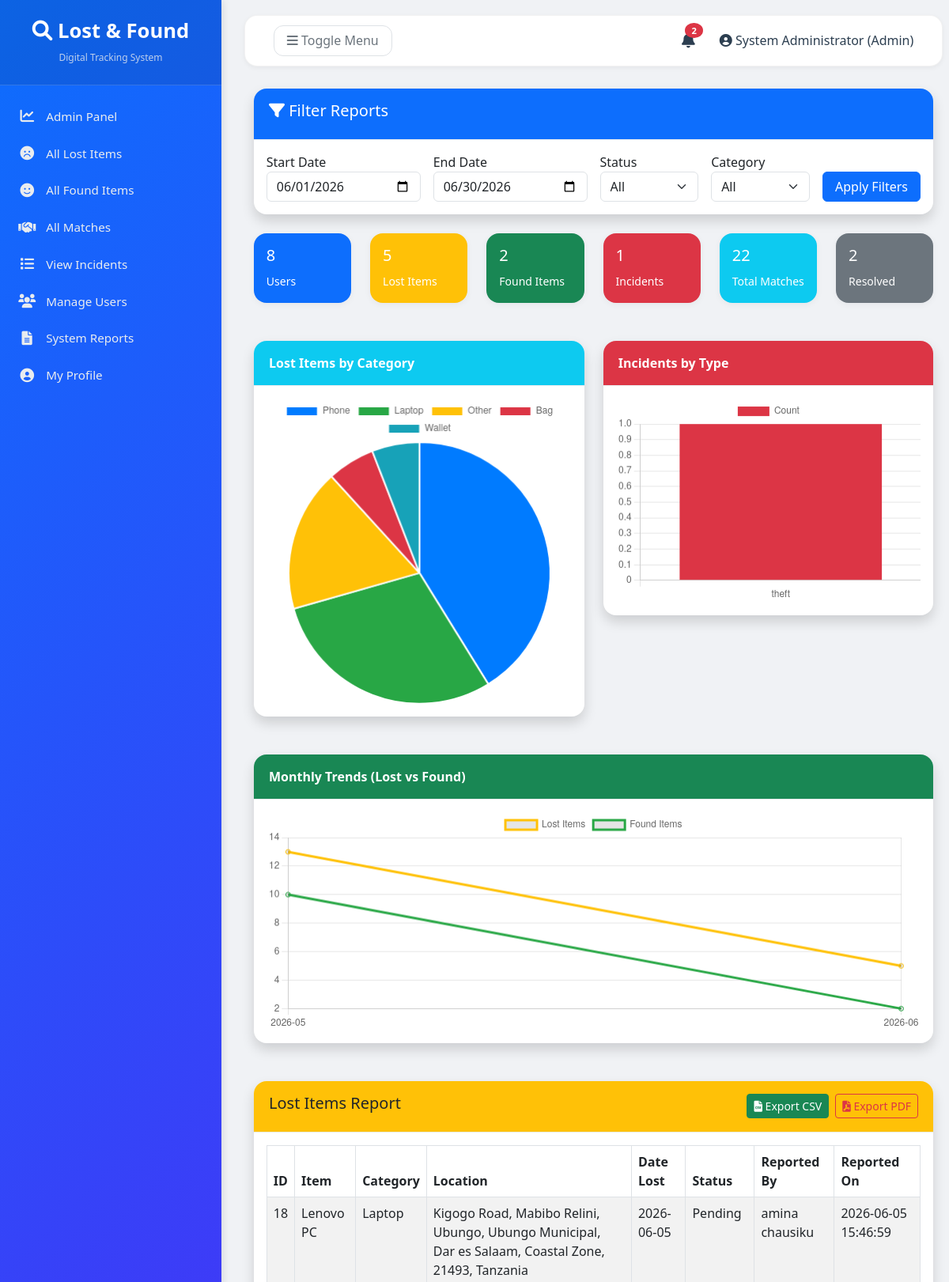
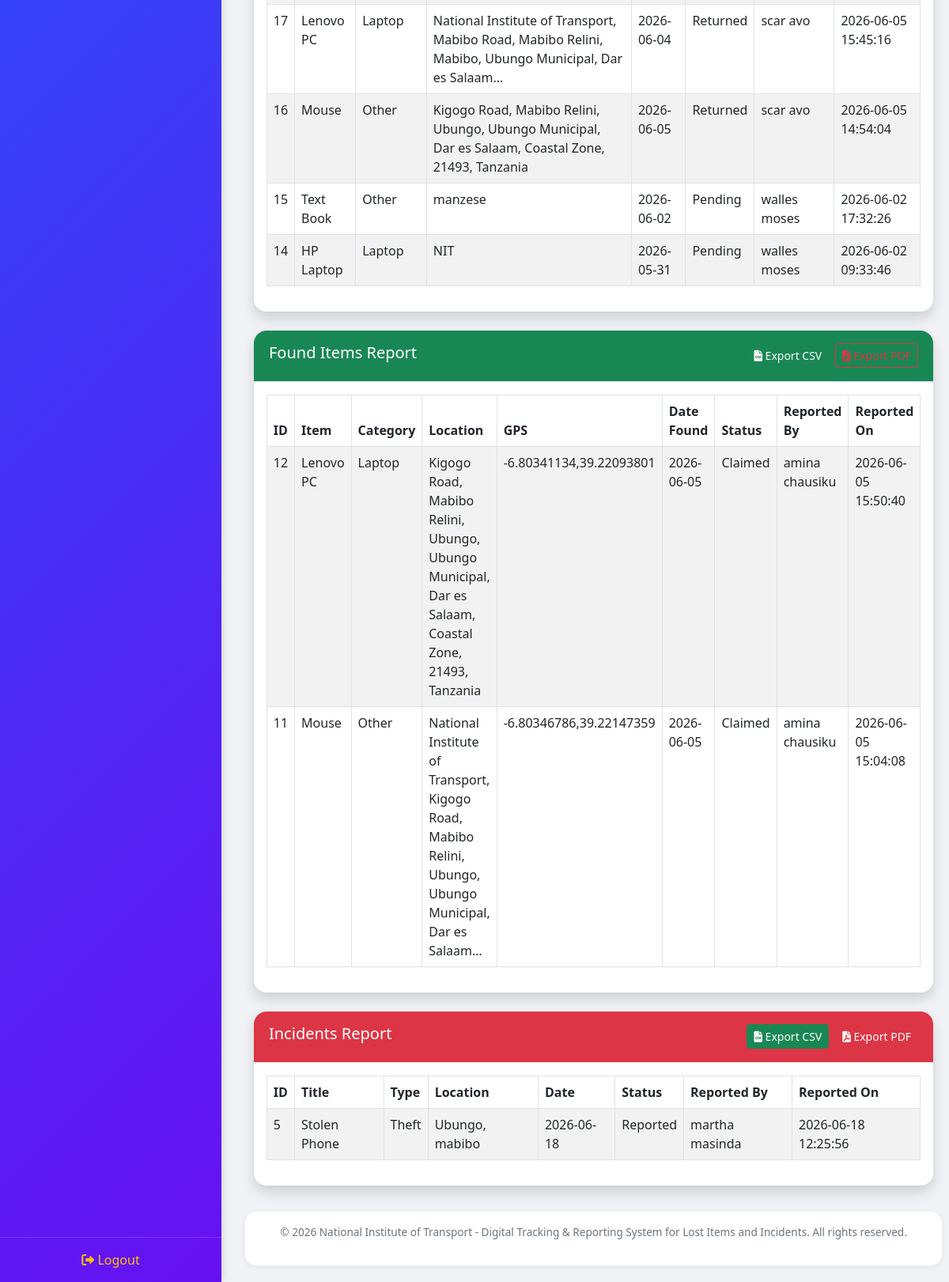
The app's page /index.php?page=admin/reports (signed in) with its own data (2 pictures, top to bottom).
### tables this page shows
CREATE TABLE `lost_items` (
  `id` int(11) NOT NULL,
  `user_id` int(11) NOT NULL,
  `item_name` varchar(100) NOT NULL,
  `description` text DEFAULT NULL,
  `category` varchar(50) DEFAULT NULL,
  `lost_location` varchar(200) NOT NULL,
  `gps_latitude` decimal(10,8) DEFAULT NULL,
  `gps_longitude` decimal(11,8) DEFAULT NULL,
  `lost_date` date NOT NULL,
  `image_path` varchar(255) DEFAULT NULL,
  `status` enum('pending','returned','cancelled') DEFAULT 'pending',
  `created_at` timestamp NOT NULL DEFAULT current_timestamp()
);

CREATE TABLE `users` (
  `id` int(11) NOT NULL,
  `fullname` varchar(100) NOT NULL,
  `email` varchar(100) NOT NULL,
  `password` varchar(255) NOT NULL,
  `phone` varchar(20) DEFAULT NULL,
  `role` enum('student','staff','admin') DEFAULT 'student',
  `created_at` timestamp NOT NULL DEFAULT current_timestamp(),
  `updated_at` timestamp NOT NULL DEFAULT current_timestamp() ON UPDATE current_timestamp()
);

CREATE TABLE `found_items` (
  `id` int(11) NOT NULL,
  `user_id` int(11) NOT NULL,
  `item_name` varchar(100) NOT NULL,
  `description` text DEFAULT NULL,
  `category` varchar(50) DEFAULT NULL,
  `found_location` varchar(200) NOT NULL,
  `gps_latitude` decimal(10,8) DEFAULT NULL,
  `gps_longitude` decimal(11,8) DEFAULT NULL,
  `found_date` date NOT NULL,
  `image_path` varchar(255) DEFAULT NULL,
  `status` enum('pending','claimed','resolved') DEFAULT 'pending',
  `created_at` timestamp NOT NULL DEFAULT current_timestamp()
);

CREATE TABLE `incidents` (
  `id` int(11) NOT NULL,
  `user_id` int(11) NOT NULL,
  `title` varchar(150) NOT NULL,
  `description` text NOT NULL,
  `incident_type` enum('theft','safety','misconduct','other') DEFAULT 'other',
  `location` varchar(200) NOT NULL,
  `incident_date` date NOT NULL,
  `status` enum('reported','investigating','resolved','closed') DEFAULT 'reported',
  `resolution_notes` text DEFAULT NULL,
  `created_at` timestamp NOT NULL DEFAULT current_timestamp(),
  `updated_at` timestamp NOT NULL DEFAULT current_timestamp() ON UPDATE current_timestamp()
);

### views/admin/reports.php (the view, shortened to what the rows shown need)
<?php
require_once __DIR__ . '/../layouts/header.php';
$startDate = $_GET['start_date'] ?? date('Y-m-01');
$endDate = $_GET['end_date'] ?? date('Y-m-t');
$dateCondition = "DATE(created_at) BETWEEN '$startDate' AND '$endDate'";
$stmt = $pdo->query("
    SELECT category, COUNT(*) as count FROM lost_items
    WHERE category IS NOT NULL AND category != ''
    GROUP BY category ORDER BY count DESC LIMIT 5
");
$lostCategories = $stmt->fetchAll();
$stmt = $pdo->query("
    SELECT incident_type, COUNT(*) as count FROM incidents
    WHERE $dateCondition
    GROUP BY incident_type
");
$incidentTypes = $stmt->fetchAll();
$stmt = $pdo->query("
    SELECT DATE_FORMAT(created_at, '%Y-%m') as month,
           COUNT(*) as lost_count
    FROM lost_items
    WHERE created_at >= DATE_SUB(NOW(), INTERVAL 6 MONTH)
    GROUP BY month ORDER BY month ASC
");
$monthlyLost = $stmt->fetchAll();
$stmt = $pdo->query("
    SELECT DATE_FORMAT(created_at, '%Y-%m') as month,
           COUNT(*) as found_count
    FROM found_items
    WHERE created_at >= DATE_SUB(NOW(), INTERVAL 6 MONTH)
    GROUP BY month ORDER BY month ASC
");
$monthlyFound = $stmt->fetchAll();
$lostQuery = "SELECT l.*, u.fullname FROM lost_items l
              JOIN users u ON l.user_id = u.id
              WHERE DATE(l.created_at) BETWEEN '$startDate' AND '$endDate'";
$lostQuery .= " ORDER BY l.created_at DESC LIMIT 100";
$lostItems = $pdo->query($lostQuery)->fetchAll();
$foundQuery = "SELECT f.*, u.fullname FROM found_items f
               JOIN users u ON f.user_id = u.id
               WHERE DATE(f.created_at) BETWEEN '$startDate' AND '$endDate'";
$foundQuery .= " ORDER BY f.created_at DESC LIMIT 100";
$foundItems = $pdo->query($foundQuery)->fetchAll();
$incidentQuery = "SELECT i.*, u.fullname FROM incidents i
                  JOIN users u ON i.user_id = u.id
                  WHERE DATE(i.created_at) BETWEEN '$startDate' AND '$endDate'";
$incidentQuery .= " ORDER BY i.created_at DESC LIMIT 100";
$incidents = $pdo->query($incidentQuery)->fetchAll();
?>
<div class="container-fluid">
    <div class="card shadow mb-4">
        <div class="card-body table-responsive">
            <table class="table table-bordered table-striped" id="lostItemsTable">
                <thead>
                    <tr>
                        <th>ID</th>
                        <th>Item</th>
                        <th>Category</th>
                        <th>Location</th>
                        <th>Date Lost</th>
                        <th>Status</th>
                        <th>Reported By</th>
                        <th>Reported On</th>
                    </tr>
                </thead>
                <tbody>
                    <?php foreach ($lostItems as $item): ?>
                        <tr>
                            <td><?= $item['id'] ?></td>
                            <td><?= htmlspecialchars($item['item_name']) ?></td>
                            <td><?= htmlspecialchars($item['category']) ?></td>
                            <td><?= htmlspecialchars($item['lost_location']) ?></td>
                            <td><?= $item['lost_date'] ?></td>
                            <td><?= ucfirst($item['status']) ?></td>
                            <td><?= htmlspecialchars($item['fullname']) ?></td>
                            <td><?= $item['created_at'] ?></td>
                        </tr>
                    <?php endforeach; ?>
                </tbody>
            </table>
        </div>
    </div>
    <div class="card shadow mb-4">
        <div class="card-body table-responsive">
            <table class="table table-bordered table-striped" id="foundItemsTable">
                <thead>
                    <tr>
                        <th>ID</th>
                        <th>Item</th>
                        <th>Category</th>
                        <th>Location</th>
                        <th>GPS</th>
                        <th>Date Found</th>
                        <th>Status</th>
                        <th>Reported By</th>
                        <th>Reported On</th>
                    </tr>
                </thead>
                <tbody>
                    <?php foreach ($foundItems as $item): ?>
                        <tr>
                            <td><?= $item['id'] ?></td>
                            <td><?= htmlspecialchars($item['item_name']) ?></td>
                            <td><?= htmlspecialchars($item['category']) ?></td>
                            <td><?= htmlspecialchars($item['found_location']) ?></td>
                            <td><?= $item['gps_latitude'] ? $item['gps_latitude'] . ',' . $item['gps_longitude'] : 'N/A' ?>
                            </td>
                            <td><?= $item['found_date'] ?></td>
                            <td><?= ucfirst($item['status']) ?></td>
                            <td><?= htmlspecialchars($item['fullname']) ?></td>
                            <td><?= $item['created_at'] ?></td>
                        </tr>
                    <?php endforeach; ?>
                </tbody>
            </table>
        </div>
    </div>
    <div class="card shadow mb-4">
        <div class="card-body table-responsive">
            <table class="table table-bordered table-striped" id="incidentsTable">
                <thead>
                    <tr>
                        <th>ID</th>
                        <th>Title</th>
                        <th>Type</th>
                        <th>Location</th>
                        <th>Date</th>
                        <th>Status</th>
                        <th>Reported By</th>
                        <th>Reported On</th>
                    </tr>
                </thead>
                <tbody>
                    <?php foreach ($incidents as $inc): ?>
                        <tr>
                            <td><?= $inc['id'] ?></td>
                            <td><?= htmlspecialchars($inc['title']) ?></td>
                            <td><?= ucfirst($inc['incident_type']) ?></td>
                            <td><?= htmlspecialchars($inc['location']) ?></td>
                            <td><?= $inc['incident_date'] ?></td>
                            <td><?= ucfirst($inc['status']) ?></td>
                            <td><?= htmlspecialchars($inc['fullname']) ?></td>
                            <td><?= $inc['created_at'] ?></td>
                        </tr>
                    <?php endforeach; ?>
                </tbody>
            </table>
        </div>
    </div>
</div>
<script>
    // Lost category chart
    new Chart(document.getElementById('lostCategoryChart'), {
        type: 'pie',
        data: {
            labels: <?= json_encode(array_column($lostCategories, 'category')) ?>,
            datasets: [{ data: <?= json_encode(array_column($lostCategories, 'count')) ?>, backgroundColor: ['#007bff', '#28a745', '#ffc107', '#dc3545', '#17a2b8'] }]
        }
    });
    // Incident type chart
    new Chart(document.getElementById('incidentTypeChart'), {
        type: 'bar',
        data: {
            labels: <?= json_encode(array_column($incidentTypes, 'incident_type')) ?>,
            datasets: [{ label: 'Count', data: <?= json_encode(array_column($incidentTypes, 'count')) ?>, backgroundColor: '#dc3545' }]
        }
    });
    // Monthly trend chart (combine lost and found)
    const monthsLost = <?= json_encode(array_column($monthlyLost, 'month')) ?>;
    const lostCounts = <?= json_encode(array_column($monthlyLost, 'lost_count')) ?>;
    // Build found data matching months
    const foundMap = <?php
    $foundMap = [];
    foreach ($monthlyFound as $f) {
        $foundMap[$f['month']] = $f['found_count'];
    }
    echo json_encode($foundMap);
    ?>;
    const foundCounts = monthsLost.map(m => foundMap[m] || 0);
    new Chart(document.getElementById('trendChart'), {
        type: 'line',
        data: {
            labels: monthsLost,
            datasets: [
                { label: 'Lost Items', data: lostCounts, borderColor: '#ffc107', fill: false },
                { label: 'Found Items', data: foundCounts, borderColor: '#28a745', fill: false }
            ]
        }
    });
    // Export table to CSV
    function exportTableToCSV(filename, tableSelector) {
        let csv = [];
        let rows = document.querySelectorAll(tableSelector + ' tr');
        for (let row of rows) {
            let rowData = [];
            for (let cell of row.querySelectorAll('th, td')) {
                rowData.push('"' + cell.innerText.replace(/"/g, '""') + '"');
            }
            csv.push(rowData.join(','));
        }
        let blob = new Blob([csv.join('\n')], { type: 'text/csv' });
        let link = document.createElement('a');
        link.href = URL.createObjectURL(blob);
        link.download = filename;
        link.click();
    }
</script>
<?php require_once __DIR__ . '/../layouts/footer.php'; ?>

### records on screen
lost_items: id "18", item_name "Lenovo PC", category "Laptop", lost_location "Kigogo Road, Mabibo Relini, Ubungo, Ubungo Municipal, Dar es Salaam, Coastal Zone, 21493, Tanzania", lost_date "2026-06-05", status "Pending", user.fullname "amina chausiku", created_at "2026-06-05 15:46:59"
lost_items: id "17", item_name "Lenovo PC", category "Laptop", lost_location "National Institute of Transport, Mabibo Road, Mabibo Relini, Mabibo, Ubungo Municipal, Dar es Salaam…", lost_date "2026-06-04", status "Returned", user.fullname "scar avo", created_at "2026-06-05 15:45:16"
lost_items: id "16", item_name "Mouse", category "Other", lost_location "Kigogo Road, Mabibo Relini, Ubungo, Ubungo Municipal, Dar es Salaam, Coastal Zone, 21493, Tanzania", lost_date "2026-06-05", status "Returned", user.fullname "scar avo", created_at "2026-06-05 14:54:04"
lost_items: id "15", item_name "Text Book", category "Other", lost_location "manzese", lost_date "2026-06-02", status "Pending", user.fullname "walles moses", created_at "2026-06-02 17:32:26"
lost_items: id "14", item_name "HP Laptop", category "Laptop", lost_location "NIT", lost_date "2026-05-31", status "Pending", user.fullname "walles moses", created_at "2026-06-02 09:33:46"
found_items: id "12", item_name "Lenovo PC", category "Laptop", found_location "Kigogo Road, Mabibo Relini, Ubungo, Ubungo Municipal, Dar es Salaam, Coastal Zone, 21493, Tanzania", gps_latitude "-6.80341134", gps_longitude "39.22093801", found_date "2026-06-05", status "Claimed", user.fullname "amina chausiku", created_at "2026-06-05 15:50:40"
found_items: id "11", item_name "Mouse", category "Other", found_location "National Institute of Transport, Kigogo Road, Mabibo Relini, Ubungo, Ubungo Municipal, Dar es Salaam…", gps_latitude "-6.80346786", gps_longitude "39.22147359", found_date "2026-06-05", status "Claimed", user.fullname "amina chausiku", created_at "2026-06-05 15:04:08"
incidents: id "5", title "Stolen Phone", incident_type "Theft", location "Ubungo, mabibo", incident_date "2026-06-18", status "Reported", user.fullname "martha masinda", created_at "2026-06-18 12:25:56"

### other values on screen
$unreadCount "2"
$userName "System Administrator"
$userRole "Admin"
$totalUsers "8"
$totalLost "5"
$totalFound "2"
$totalIncidents "1"
$totalMatches "22"
$resolvedMatches "2"
chart data {{ json_encode(array_column($lostCategories, 'category')) }} ["Phone","Laptop","Other","Bag","Wallet"]
chart data {{ json_encode(array_column($lostCategories, 'count')) }} [7,5,3,1,1]
chart data {{ json_encode(array_column($incidentTypes, 'incident_type')) }} ["theft"]
chart data {{ json_encode(array_column($incidentTypes, 'count')) }} [1]
